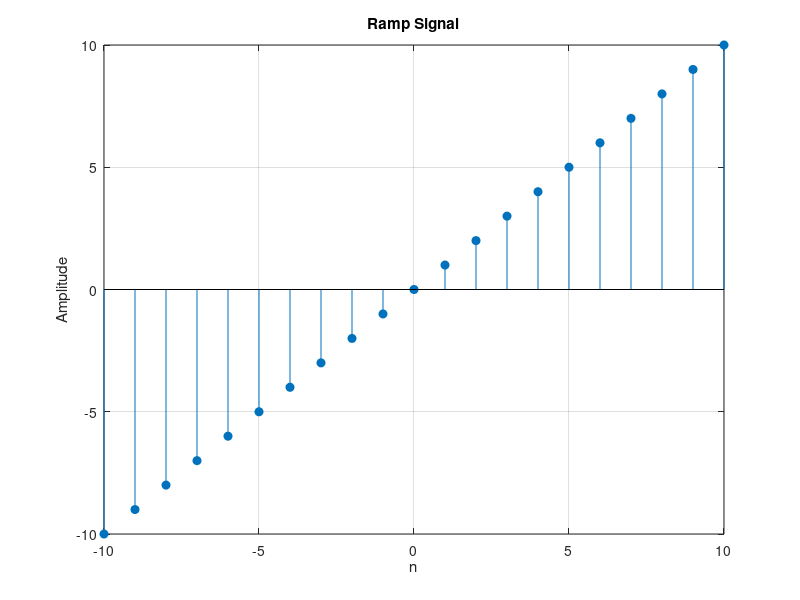

Recreate this plot in MATLAB.
% Parameters
n = -10:10;                 % Time vector from -10 to 10
ramp = n;        

% Plotting
stem(n, ramp, 'filled');
xlabel('n');
ylabel('Amplitude');
title('Ramp Signal');
grid on;
